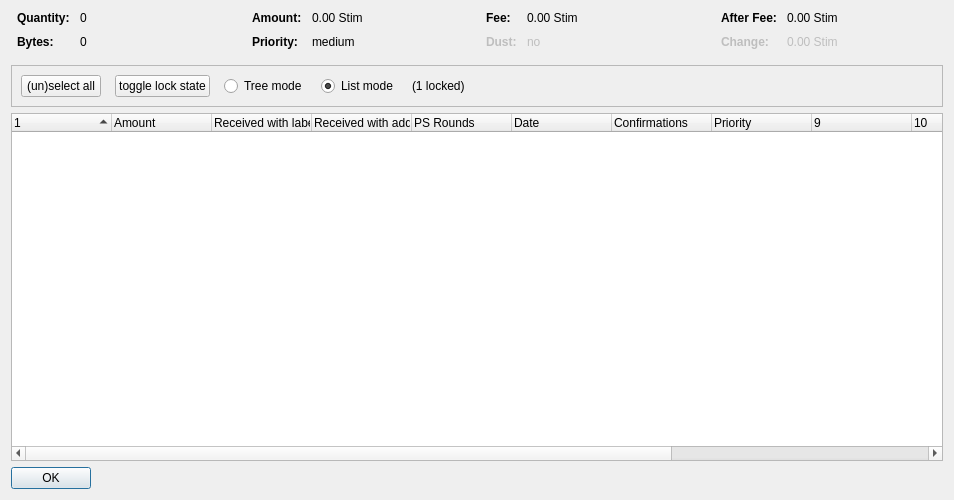
<?xml version="1.0" encoding="UTF-8"?>
<ui version="4.0">
 <class>CoinControlDialog</class>
 <widget class="QDialog" name="CoinControlDialog">
  <property name="geometry">
   <rect>
    <x>0</x>
    <y>0</y>
    <width>954</width>
    <height>500</height>
   </rect>
  </property>
  <property name="windowTitle">
   <string>Coin Selection</string>
  </property>
  <layout class="QVBoxLayout" name="verticalLayout">
   <item>
    <layout class="QHBoxLayout" name="horizontalLayoutTop" stretch="0,0,0,0">
     <property name="topMargin">
      <number>0</number>
     </property>
     <property name="bottomMargin">
      <number>10</number>
     </property>
     <item>
      <layout class="QFormLayout" name="formLayoutCoinControl1">
       <property name="horizontalSpacing">
        <number>10</number>
       </property>
       <property name="verticalSpacing">
        <number>10</number>
       </property>
       <property name="leftMargin">
        <number>6</number>
       </property>
       <property name="rightMargin">
        <number>6</number>
       </property>
       <item row="0" column="0">
        <widget class="QLabel" name="labelCoinControlQuantityText">
         <property name="font">
          <font>
           <weight>75</weight>
           <bold>true</bold>
          </font>
         </property>
         <property name="text">
          <string>Quantity:</string>
         </property>
        </widget>
       </item>
       <item row="0" column="1">
        <widget class="QLabel" name="labelCoinControlQuantity">
         <property name="cursor">
          <cursorShape>IBeamCursor</cursorShape>
         </property>
         <property name="contextMenuPolicy">
          <enum>Qt::ActionsContextMenu</enum>
         </property>
         <property name="text">
          <string notr="true">0</string>
         </property>
         <property name="textInteractionFlags">
          <set>Qt::LinksAccessibleByMouse|Qt::TextSelectableByKeyboard|Qt::TextSelectableByMouse</set>
         </property>
        </widget>
       </item>
       <item row="1" column="0">
        <widget class="QLabel" name="labelCoinControlBytesText">
         <property name="font">
          <font>
           <weight>75</weight>
           <bold>true</bold>
          </font>
         </property>
         <property name="text">
          <string>Bytes:</string>
         </property>
        </widget>
       </item>
       <item row="1" column="1">
        <widget class="QLabel" name="labelCoinControlBytes">
         <property name="cursor">
          <cursorShape>IBeamCursor</cursorShape>
         </property>
         <property name="contextMenuPolicy">
          <enum>Qt::ActionsContextMenu</enum>
         </property>
         <property name="text">
          <string notr="true">0</string>
         </property>
         <property name="textInteractionFlags">
          <set>Qt::LinksAccessibleByMouse|Qt::TextSelectableByKeyboard|Qt::TextSelectableByMouse</set>
         </property>
        </widget>
       </item>
      </layout>
     </item>
     <item>
      <layout class="QFormLayout" name="formLayoutCoinControl2">
       <property name="horizontalSpacing">
        <number>10</number>
       </property>
       <property name="verticalSpacing">
        <number>10</number>
       </property>
       <property name="leftMargin">
        <number>6</number>
       </property>
       <property name="rightMargin">
        <number>6</number>
       </property>
       <item row="0" column="0">
        <widget class="QLabel" name="labelCoinControlAmountText">
         <property name="font">
          <font>
           <weight>75</weight>
           <bold>true</bold>
          </font>
         </property>
         <property name="text">
          <string>Amount:</string>
         </property>
        </widget>
       </item>
       <item row="0" column="1">
        <widget class="QLabel" name="labelCoinControlAmount">
         <property name="cursor">
          <cursorShape>IBeamCursor</cursorShape>
         </property>
         <property name="contextMenuPolicy">
          <enum>Qt::ActionsContextMenu</enum>
         </property>
         <property name="text">
          <string notr="true">0.00 Stim</string>
         </property>
         <property name="textInteractionFlags">
          <set>Qt::LinksAccessibleByMouse|Qt::TextSelectableByKeyboard|Qt::TextSelectableByMouse</set>
         </property>
        </widget>
       </item>
       <item row="1" column="0">
        <widget class="QLabel" name="labelCoinControlPriorityText">
         <property name="font">
          <font>
           <weight>75</weight>
           <bold>true</bold>
          </font>
         </property>
         <property name="text">
          <string>Priority:</string>
         </property>
        </widget>
       </item>
       <item row="1" column="1">
        <widget class="QLabel" name="labelCoinControlPriority">
         <property name="cursor">
          <cursorShape>IBeamCursor</cursorShape>
         </property>
         <property name="contextMenuPolicy">
          <enum>Qt::ActionsContextMenu</enum>
         </property>
         <property name="text">
          <string>medium</string>
         </property>
         <property name="textInteractionFlags">
          <set>Qt::LinksAccessibleByMouse|Qt::TextSelectableByKeyboard|Qt::TextSelectableByMouse</set>
         </property>
        </widget>
       </item>
      </layout>
     </item>
     <item>
      <layout class="QFormLayout" name="formLayoutCoinControl3">
       <property name="horizontalSpacing">
        <number>10</number>
       </property>
       <property name="verticalSpacing">
        <number>10</number>
       </property>
       <property name="leftMargin">
        <number>6</number>
       </property>
       <property name="rightMargin">
        <number>6</number>
       </property>
       <item row="0" column="0">
        <widget class="QLabel" name="labelCoinControlFeeText">
         <property name="font">
          <font>
           <weight>75</weight>
           <bold>true</bold>
          </font>
         </property>
         <property name="text">
          <string>Fee:</string>
         </property>
        </widget>
       </item>
       <item row="0" column="1">
        <widget class="QLabel" name="labelCoinControlFee">
         <property name="cursor">
          <cursorShape>IBeamCursor</cursorShape>
         </property>
         <property name="contextMenuPolicy">
          <enum>Qt::ActionsContextMenu</enum>
         </property>
         <property name="text">
          <string notr="true">0.00 Stim</string>
         </property>
         <property name="textInteractionFlags">
          <set>Qt::LinksAccessibleByMouse|Qt::TextSelectableByKeyboard|Qt::TextSelectableByMouse</set>
         </property>
        </widget>
       </item>
       <item row="1" column="0">
        <widget class="QLabel" name="labelCoinControlLowOutputText">
         <property name="enabled">
          <bool>false</bool>
         </property>
         <property name="font">
          <font>
           <weight>75</weight>
           <bold>true</bold>
          </font>
         </property>
         <property name="text">
          <string>Dust:</string>
         </property>
        </widget>
       </item>
       <item row="1" column="1">
        <widget class="QLabel" name="labelCoinControlLowOutput">
         <property name="enabled">
          <bool>false</bool>
         </property>
         <property name="cursor">
          <cursorShape>IBeamCursor</cursorShape>
         </property>
         <property name="contextMenuPolicy">
          <enum>Qt::ActionsContextMenu</enum>
         </property>
         <property name="text">
          <string>no</string>
         </property>
         <property name="textInteractionFlags">
          <set>Qt::LinksAccessibleByMouse|Qt::TextSelectableByKeyboard|Qt::TextSelectableByMouse</set>
         </property>
        </widget>
       </item>
      </layout>
     </item>
     <item>
      <layout class="QFormLayout" name="formLayoutCoinControl4">
       <property name="horizontalSpacing">
        <number>10</number>
       </property>
       <property name="verticalSpacing">
        <number>10</number>
       </property>
       <property name="leftMargin">
        <number>6</number>
       </property>
       <property name="rightMargin">
        <number>6</number>
       </property>
       <item row="0" column="0">
        <widget class="QLabel" name="labelCoinControlAfterFeeText">
         <property name="font">
          <font>
           <weight>75</weight>
           <bold>true</bold>
          </font>
         </property>
         <property name="text">
          <string>After Fee:</string>
         </property>
        </widget>
       </item>
       <item row="0" column="1">
        <widget class="QLabel" name="labelCoinControlAfterFee">
         <property name="cursor">
          <cursorShape>IBeamCursor</cursorShape>
         </property>
         <property name="contextMenuPolicy">
          <enum>Qt::ActionsContextMenu</enum>
         </property>
         <property name="text">
          <string notr="true">0.00 Stim</string>
         </property>
         <property name="textInteractionFlags">
          <set>Qt::LinksAccessibleByMouse|Qt::TextSelectableByKeyboard|Qt::TextSelectableByMouse</set>
         </property>
        </widget>
       </item>
       <item row="1" column="0">
        <widget class="QLabel" name="labelCoinControlChangeText">
         <property name="enabled">
          <bool>false</bool>
         </property>
         <property name="font">
          <font>
           <weight>75</weight>
           <bold>true</bold>
          </font>
         </property>
         <property name="text">
          <string>Change:</string>
         </property>
        </widget>
       </item>
       <item row="1" column="1">
        <widget class="QLabel" name="labelCoinControlChange">
         <property name="enabled">
          <bool>false</bool>
         </property>
         <property name="cursor">
          <cursorShape>IBeamCursor</cursorShape>
         </property>
         <property name="contextMenuPolicy">
          <enum>Qt::ActionsContextMenu</enum>
         </property>
         <property name="text">
          <string notr="true">0.00 Stim</string>
         </property>
         <property name="textInteractionFlags">
          <set>Qt::LinksAccessibleByMouse|Qt::TextSelectableByKeyboard|Qt::TextSelectableByMouse</set>
         </property>
        </widget>
       </item>
      </layout>
     </item>
    </layout>
   </item>
   <item>
    <widget class="QFrame" name="frame">
     <property name="minimumSize">
      <size>
       <width>0</width>
       <height>40</height>
      </size>
     </property>
     <property name="frameShape">
      <enum>QFrame::StyledPanel</enum>
     </property>
     <property name="frameShadow">
      <enum>QFrame::Sunken</enum>
     </property>
     <layout class="QHBoxLayout" name="horizontalLayout">
      <item>
       <layout class="QHBoxLayout" name="horizontalLayoutPanel" stretch="0,0,0,0,0,0">
        <property name="spacing">
         <number>14</number>
        </property>
        <item>
         <widget class="QPushButton" name="pushButtonSelectAll">
          <property name="sizePolicy">
           <sizepolicy hsizetype="Maximum" vsizetype="Fixed">
            <horstretch>0</horstretch>
            <verstretch>0</verstretch>
           </sizepolicy>
          </property>
          <property name="text">
           <string>(un)select all</string>
          </property>
          <property name="autoDefault">
           <bool>false</bool>
          </property>
         </widget>
        </item>
        <item>
         <widget class="QPushButton" name="pushButtonToggleLock">
          <property name="sizePolicy">
           <sizepolicy hsizetype="Maximum" vsizetype="Fixed">
            <horstretch>0</horstretch>
            <verstretch>0</verstretch>
           </sizepolicy>
          </property>
          <property name="text">
           <string>toggle lock state</string>
          </property>
          <property name="autoDefault">
           <bool>false</bool>
          </property>
         </widget>
        </item>
        <item>
         <widget class="QRadioButton" name="radioTreeMode">
          <property name="sizePolicy">
           <sizepolicy hsizetype="Maximum" vsizetype="Fixed">
            <horstretch>0</horstretch>
            <verstretch>0</verstretch>
           </sizepolicy>
          </property>
          <property name="text">
           <string>Tree mode</string>
          </property>
         </widget>
        </item>
        <item>
         <widget class="QRadioButton" name="radioListMode">
          <property name="sizePolicy">
           <sizepolicy hsizetype="Maximum" vsizetype="Fixed">
            <horstretch>0</horstretch>
            <verstretch>0</verstretch>
           </sizepolicy>
          </property>
          <property name="text">
           <string>List mode</string>
          </property>
          <property name="checked">
           <bool>true</bool>
          </property>
         </widget>
        </item>
        <item>
         <widget class="QLabel" name="labelLocked">
          <property name="text">
           <string>(1 locked)</string>
          </property>
         </widget>
        </item>
        <item>
         <spacer name="horizontalSpacer">
          <property name="orientation">
           <enum>Qt::Horizontal</enum>
          </property>
          <property name="sizeHint" stdset="0">
           <size>
            <width>40</width>
            <height>20</height>
           </size>
          </property>
         </spacer>
        </item>
       </layout>
      </item>
     </layout>
    </widget>
   </item>
   <item>
    <widget class="CoinControlTreeWidget" name="treeWidget">
     <property name="contextMenuPolicy">
      <enum>Qt::CustomContextMenu</enum>
     </property>
     <property name="sortingEnabled">
      <bool>false</bool>
     </property>
     <property name="columnCount">
      <number>13</number>
     </property>
     <attribute name="headerShowSortIndicator" stdset="0">
      <bool>true</bool>
     </attribute>
     <attribute name="headerStretchLastSection">
      <bool>false</bool>
     </attribute>
     <column>
      <property name="text">
       <string/>
      </property>
     </column>
     <column>
      <property name="text">
       <string>Amount</string>
      </property>
     </column>
     <column>
      <property name="text">
       <string>Received with label</string>
      </property>
     </column>
     <column>
      <property name="text">
       <string>Received with address</string>
      </property>
     </column>
     <column>
      <property name="text">
       <string>PS Rounds</string>
      </property>
     </column>
     <column>
      <property name="text">
       <string>Date</string>
      </property>
     </column>
     <column>
      <property name="text">
       <string>Confirmations</string>
      </property>
      <property name="toolTip">
       <string>Confirmed</string>
      </property>
     </column>
     <column>
      <property name="text">
       <string>Priority</string>
      </property>
     </column>
     <column>
      <property name="text">
       <string/>
      </property>
     </column>
     <column>
      <property name="text">
       <string/>
      </property>
     </column>
     <column>
      <property name="text">
       <string/>
      </property>
     </column>
     <column>
      <property name="text">
       <string/>
      </property>
     </column>
     <column>
      <property name="text">
       <string/>
      </property>
     </column>
    </widget>
   </item>
   <item>
    <widget class="QDialogButtonBox" name="buttonBox">
     <property name="sizePolicy">
      <sizepolicy hsizetype="Maximum" vsizetype="Fixed">
       <horstretch>0</horstretch>
       <verstretch>0</verstretch>
      </sizepolicy>
     </property>
     <property name="orientation">
      <enum>Qt::Horizontal</enum>
     </property>
     <property name="standardButtons">
      <set>QDialogButtonBox::Ok</set>
     </property>
    </widget>
   </item>
  </layout>
 </widget>
 <customwidgets>
  <customwidget>
   <class>CoinControlTreeWidget</class>
   <extends>QTreeWidget</extends>
   <header>coincontroltreewidget.h</header>
  </customwidget>
 </customwidgets>
 <resources/>
 <connections/>
</ui>
